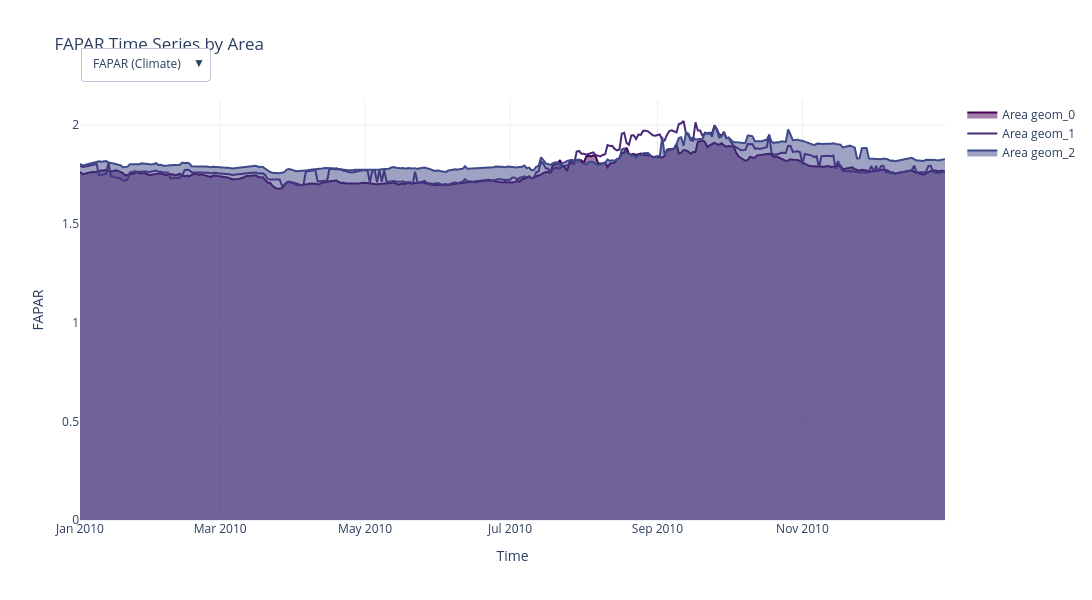

Notebook code for this chart:
### Code cell
# Interactive Plotly dashboard: FAPAR + Mobility variables by spatial unit
import plotly.graph_objects as go
import plotly.express as px
from plotly.subplots import make_subplots

# Get FAPAR time series by spatial unit
fapar_series = aggregated.FAPAR if hasattr(aggregated, 'FAPAR') else aggregated
geom_dim = [d for d in fapar_series.dims if d != 'time'][0]
time_vals = pd.to_datetime(fapar_series['time'].values)

# Create unified dataframe: geometry x time for FAPAR + mobility metrics
n_geoms = fapar_series.sizes[geom_dim]
data_dict = {'time': time_vals}

# Add FAPAR for each geometry
for i in range(n_geoms):
    data_slice = fapar_series.isel({geom_dim: i})
    y_data = data_slice.mean(dim=[d for d in data_slice.dims if d != 'time']).values
    data_dict[f'FAPAR_geom_{i}'] = y_data

# Add mobility data if available
if mobility_data:
    # Get first mobility dataset as example (can extend to all)
    first_mobility_key = list(mobility_data.keys())[0]
    mob_df = mobility_data[first_mobility_key]
    
    # Assume first column is spatial unit ID, subsequent columns are values
    for col in mob_df.columns[1:]:
        data_dict[col] = mob_df[col].values[:len(time_vals)] if len(mob_df) > 0 else [np.nan] * len(time_vals)

df_combined = pd.DataFrame(data_dict)

# Get unique variable groups
variable_groups = {
    'FAPAR': [col for col in df_combined.columns if 'FAPAR' in col],
    'Mobility': [col for col in df_combined.columns if col not in ['time'] and 'FAPAR' not in col]
}

# Create interactive figure with buttons for variable selection
fig = go.Figure()

# Add traces for all FAPAR geometries
colors_fapar = px.colors.sequential.Viridis
for i, col in enumerate(variable_groups['FAPAR']):
    fig.add_trace(
        go.Scatter(
            x=df_combined['time'],
            y=df_combined[col],
            name=col.replace('FAPAR_', 'Area '),
            mode='lines',
            line=dict(color=colors_fapar[i % len(colors_fapar)], width=2),
            fill='tozeroy' if i % 2 == 0 else None,
            visible=True if i < 3 else False,  # Show first 3 by default
        )
    )

# Add traces for mobility variables (hidden by default)
colors_mobility = px.colors.qualitative.Plotly
for j, col in enumerate(variable_groups['Mobility']):
    fig.add_trace(
        go.Scatter(
            x=df_combined['time'],
            y=df_combined[col],
            name=col,
            mode='lines',
            line=dict(color=colors_mobility[j % len(colors_mobility)], width=2),
            fill='tozeroy' if j % 2 == 0 else None,
            visible=False,
        )
    )

# Create buttons for variable group selection
buttons = []

# FAPAR button
visibility_fapar = [i < len(variable_groups['FAPAR']) for i in range(len(fig.data))]
buttons.append(
    dict(
        label='FAPAR (Climate)',
        method='update',
        args=[{'visible': visibility_fapar},
              {'title.text': 'FAPAR Time Series by Area', 'yaxis.title': 'FAPAR'}]
    )
)

# Mobility button
visibility_mobility = [i >= len(variable_groups['FAPAR']) for i in range(len(fig.data))]
buttons.append(
    dict(
        label='Mobility Data',
        method='update',
        args=[{'visible': visibility_mobility},
              {'title.text': 'Mobility Metrics by Area', 'yaxis.title': 'Mobility Value'}]
    )
)

# All data button
buttons.append(
    dict(
        label='Show All',
        method='update',
        args=[{'visible': [True] * len(fig.data)},
              {'title.text': 'FAPAR + Mobility Data', 'yaxis.title': 'Value'}]
    )
)

# Update layout
fig.update_layout(
    updatemenus=[
        dict(
            buttons=buttons,
            direction='down',
            pad={'r': 10, 't': 10},
            showactive=True,
            x=0.0,
            xanchor='left',
            y=1.15,
            yanchor='top'
        )
    ],
    title='FAPAR Time Series by Area',
    xaxis_title='Time',
    yaxis_title='FAPAR',
    hovermode='x unified',
    template='plotly_white',
    height=600,
    width=1400,
)

fig.show()

### Figure 1 — Plotly figure (JSON) as saved in the notebook; plotly's stock layout.template omitted (floating-point values rounded to 4 significant figures; data arrays with more than 128 entries replaced by an {"elided": "..."} marker saying what was removed)
{"data": [{"fill": "tozeroy", "line": {"color": "#440154", "width": 2}, "mode": "lines", "name": "Area geom_0", "type": "scatter", "visible": true, "x": {"elided": "365 str values"}, "y": {"elided": "365 float values"}}, {"line": {"color": "#482878", "width": 2}, "mode": "lines", "name": "Area geom_1", "type": "scatter", "visible": true, "x": {"elided": "365 str values"}, "y": {"elided": "365 float values"}}, {"fill": "tozeroy", "line": {"color": "#3e4989", "width": 2}, "mode": "lines", "name": "Area geom_2", "type": "scatter", "visible": true, "x": {"elided": "365 str values"}, "y": {"elided": "365 float values"}}, {"line": {"color": "#31688e", "width": 2}, "mode": "lines", "name": "Area geom_3", "type": "scatter", "visible": false, "x": {"elided": "365 str values"}, "y": {"elided": "365 float values"}}, {"fill": "tozeroy", "line": {"color": "#26828e", "width": 2}, "mode": "lines", "name": "Area geom_4", "type": "scatter", "visible": false, "x": {"elided": "365 str values"}, "y": {"elided": "365 float values"}}, {"line": {"color": "#1f9e89", "width": 2}, "mode": "lines", "name": "Area geom_5", "type": "scatter", "visible": false, "x": {"elided": "365 str values"}, "y": {"elided": "365 float values"}}, {"fill": "tozeroy", "line": {"color": "#35b779", "width": 2}, "mode": "lines", "name": "Area geom_6", "type": "scatter", "visible": false, "x": {"elided": "365 str values"}, "y": {"elided": "365 float values"}}, {"line": {"color": "#6ece58", "width": 2}, "mode": "lines", "name": "Area geom_7", "type": "scatter", "visible": false, "x": {"elided": "365 str values"}, "y": {"elided": "365 float values"}}, {"fill": "tozeroy", "line": {"color": "#b5de2b", "width": 2}, "mode": "lines", "name": "Area geom_8", "type": "scatter", "visible": false, "x": {"elided": "365 str values"}, "y": {"elided": "365 float values"}}, {"line": {"color": "#fde725", "width": 2}, "mode": "lines", "name": "Area geom_9", "type": "scatter", "visible": false, "x": {"elided": "365 str values"}, "y": {"elided": "365 float values"}}, {"fill": "tozeroy", "line": {"color": "#440154", "width": 2}, "mode": "lines", "name": "Area geom_10", "type": "scatter", "visible": false, "x": {"elided": "365 str values"}, "y": {"elided": "365 float values"}}, {"line": {"color": "#482878", "width": 2}, "mode": "lines", "name": "Area geom_11", "type": "scatter", "visible": false, "x": {"elided": "365 str values"}, "y": {"elided": "365 float values"}}, {"fill": "tozeroy", "line": {"color": "#3e4989", "width": 2}, "mode": "lines", "name": "Area geom_12", "type": "scatter", "visible": false, "x": {"elided": "365 str values"}, "y": {"elided": "365 float values"}}, {"line": {"color": "#31688e", "width": 2}, "mode": "lines", "name": "Area geom_13", "type": "scatter", "visible": false, "x": {"elided": "365 str values"}, "y": {"elided": "365 float values"}}, {"fill": "tozeroy", "line": {"color": "#26828e", "width": 2}, "mode": "lines", "name": "Area geom_14", "type": "scatter", "visible": false, "x": {"elided": "365 str values"}, "y": {"elided": "365 float values"}}, {"line": {"color": "#1f9e89", "width": 2}, "mode": "lines", "name": "Area geom_15", "type": "scatter", "visible": false, "x": {"elided": "365 str values"}, "y": {"elided": "365 float values"}}, {"fill": "tozeroy", "line": {"color": "#35b779", "width": 2}, "mode": "lines", "name": "Area geom_16", "type": "scatter", "visible": false, "x": {"elided": "365 str values"}, "y": {"elided": "365 float values"}}, {"line": {"color": "#6ece58", "width": 2}, "mode": "lines", "name": "Area geom_17", "type": "scatter", "visible": false, "x": {"elided": "365 str values"}, "y": {"elided": "365 float values"}}, {"fill": "tozeroy", "line": {"color": "#b5de2b", "width": 2}, "mode": "lines", "name": "Area geom_18", "type": "scatter", "visible": false, "x": {"elided": "365 str values"}, "y": {"elided": "365 float values"}}, {"line": {"color": "#fde725", "width": 2}, "mode": "lines", "name": "Area geom_19", "type": "scatter", "visible": false, "x": {"elided": "365 str values"}, "y": {"elided": "365 float values"}}, {"fill": "tozeroy", "line": {"color": "#440154", "width": 2}, "mode": "lines", "name": "Area geom_20", "type": "scatter", "visible": false, "x": {"elided": "365 str values"}, "y": {"elided": "365 float values"}}, {"line": {"color": "#482878", "width": 2}, "mode": "lines", "name": "Area geom_21", "type": "scatter", "visible": false, "x": {"elided": "365 str values"}, "y": {"elided": "365 float values"}}, {"fill": "tozeroy", "line": {"color": "#3e4989", "width": 2}, "mode": "lines", "name": "Area geom_22", "type": "scatter", "visible": false, "x": {"elided": "365 str values"}, "y": {"elided": "365 float values"}}, {"line": {"color": "#31688e", "width": 2}, "mode": "lines", "name": "Area geom_23", "type": "scatter", "visible": false, "x": {"elided": "365 str values"}, "y": {"elided": "365 float values"}}, {"fill": "tozeroy", "line": {"color": "#26828e", "width": 2}, "mode": "lines", "name": "Area geom_24", "type": "scatter", "visible": false, "x": {"elided": "365 str values"}, "y": {"elided": "365 float values"}}, {"line": {"color": "#1f9e89", "width": 2}, "mode": "lines", "name": "Area geom_25", "type": "scatter", "visible": false, "x": {"elided": "365 str values"}, "y": {"elided": "365 float values"}}, {"fill": "tozeroy", "line": {"color": "#35b779", "width": 2}, "mode": "lines", "name": "Area geom_26", "type": "scatter", "visible": false, "x": {"elided": "365 str values"}, "y": {"elided": "365 float values"}}, {"line": {"color": "#6ece58", "width": 2}, "mode": "lines", "name": "Area geom_27", "type": "scatter", "visible": false, "x": {"elided": "365 str values"}, "y": {"elided": "365 float values"}}, {"fill": "tozeroy", "line": {"color": "#b5de2b", "width": 2}, "mode": "lines", "name": "Area geom_28", "type": "scatter", "visible": false, "x": {"elided": "365 str values"}, "y": {"elided": "365 float values"}}, {"line": {"color": "#fde725", "width": 2}, "mode": "lines", "name": "Area geom_29", "type": "scatter", "visible": false, "x": {"elided": "365 str values"}, "y": {"elided": "365 float values"}}, {"fill": "tozeroy", "line": {"color": "#440154", "width": 2}, "mode": "lines", "name": "Area geom_30", "type": "scatter", "visible": false, "x": {"elided": "365 str values"}, "y": {"elided": "365 float values"}}, {"line": {"color": "#482878", "width": 2}, "mode": "lines", "name": "Area geom_31", "type": "scatter", "visible": false, "x": {"elided": "365 str values"}, "y": {"elided": "365 float values"}}, {"fill": "tozeroy", "line": {"color": "#3e4989", "width": 2}, "mode": "lines", "name": "Area geom_32", "type": "scatter", "visible": false, "x": {"elided": "365 str values"}, "y": {"elided": "365 float values"}}, {"line": {"color": "#31688e", "width": 2}, "mode": "lines", "name": "Area geom_33", "type": "scatter", "visible": false, "x": {"elided": "365 str values"}, "y": {"elided": "365 float values"}}, {"fill": "tozeroy", "line": {"color": "#26828e", "width": 2}, "mode": "lines", "name": "Area geom_34", "type": "scatter", "visible": false, "x": {"elided": "365 str values"}, "y": {"elided": "365 float values"}}, {"line": {"color": "#1f9e89", "width": 2}, "mode": "lines", "name": "Area geom_35", "type": "scatter", "visible": false, "x": {"elided": "365 str values"}, "y": {"elided": "365 float values"}}, {"fill": "tozeroy", "line": {"color": "#35b779", "width": 2}, "mode": "lines", "name": "Area geom_36", "type": "scatter", "visible": false, "x": {"elided": "365 str values"}, "y": {"elided": "365 float values"}}, {"line": {"color": "#6ece58", "width": 2}, "mode": "lines", "name": "Area geom_37", "type": "scatter", "visible": false, "x": {"elided": "365 str values"}, "y": {"elided": "365 float values"}}, {"fill": "tozeroy", "line": {"color": "#b5de2b", "width": 2}, "mode": "lines", "name": "Area geom_38", "type": "scatter", "visible": false, "x": {"elided": "365 str values"}, "y": {"elided": "365 float values"}}, {"line": {"color": "#fde725", "width": 2}, "mode": "lines", "name": "Area geom_39", "type": "scatter", "visible": false, "x": {"elided": "365 str values"}, "y": {"elided": "365 float values"}}, {"fill": "tozeroy", "line": {"color": "#440154", "width": 2}, "mode": "lines", "name": "Area geom_40", "type": "scatter", "visible": false, "x": {"elided": "365 str values"}, "y": {"elided": "365 float values"}}, {"line": {"color": "#482878", "width": 2}, "mode": "lines", "name": "Area geom_41", "type": "scatter", "visible": false, "x": {"elided": "365 str values"}, "y": {"elided": "365 float values"}}, {"fill": "tozeroy", "line": {"color": "#3e4989", "width": 2}, "mode": "lines", "name": "Area geom_42", "type": "scatter", "visible": false, "x": {"elided": "365 str values"}, "y": {"elided": "365 float values"}}, {"line": {"color": "#31688e", "width": 2}, "mode": "lines", "name": "Area geom_43", "type": "scatter", "visible": false, "x": {"elided": "365 str values"}, "y": {"elided": "365 float values"}}, {"fill": "tozeroy", "line": {"color": "#26828e", "width": 2}, "mode": "lines", "name": "Area geom_44", "type": "scatter", "visible": false, "x": {"elided": "365 str values"}, "y": {"elided": "365 float values"}}, {"line": {"color": "#1f9e89", "width": 2}, "mode": "lines", "name": "Area geom_45", "type": "scatter", "visible": false, "x": {"elided": "365 str values"}, "y": {"elided": "365 float values"}}, {"fill": "tozeroy", "line": {"color": "#35b779", "width": 2}, "mode": "lines", "name": "Area geom_46", "type": "scatter", "visible": false, "x": {"elided": "365 str values"}, "y": {"elided": "365 float values"}}, {"line": {"color": "#6ece58", "width": 2}, "mode": "lines", "name": "Area geom_47", "type": "scatter", "visible": false, "x": {"elided": "365 str values"}, "y": {"elided": "365 float values"}}, {"fill": "tozeroy", "line": {"color": "#b5de2b", "width": 2}, "mode": "lines", "name": "Area geom_48", "type": "scatter", "visible": false, "x": {"elided": "365 str values"}, "y": {"elided": "365 float values"}}, {"line": {"color": "#fde725", "width": 2}, "mode": "lines", "name": "Area geom_49", "type": "scatter", "visible": false, "x": {"elided": "365 str values"}, "y": {"elided": "365 float values"}}, {"fill": "tozeroy", "line": {"color": "#440154", "width": 2}, "mode": "lines", "name": "Area geom_50", "type": "scatter", "visible": false, "x": {"elided": "365 str values"}, "y": {"elided": "365 float values"}}, {"line": {"color": "#482878", "width": 2}, "mode": "lines", "name": "Area geom_51", "type": "scatter", "visible": false, "x": {"elided": "365 str values"}, "y": {"elided": "365 float values"}}, {"fill": "tozeroy", "line": {"color": "#3e4989", "width": 2}, "mode": "lines", "name": "Area geom_52", "type": "scatter", "visible": false, "x": {"elided": "365 str values"}, "y": {"elided": "365 float values"}}, {"line": {"color": "#31688e", "width": 2}, "mode": "lines", "name": "Area geom_53", "type": "scatter", "visible": false, "x": {"elided": "365 str values"}, "y": {"elided": "365 float values"}}, {"fill": "tozeroy", "line": {"color": "#26828e", "width": 2}, "mode": "lines", "name": "Area geom_54", "type": "scatter", "visible": false, "x": {"elided": "365 str values"}, "y": {"elided": "365 float values"}}, {"line": {"color": "#1f9e89", "width": 2}, "mode": "lines", "name": "Area geom_55", "type": "scatter", "visible": false, "x": {"elided": "365 str values"}, "y": {"elided": "365 float values"}}, {"fill": "tozeroy", "line": {"color": "#35b779", "width": 2}, "mode": "lines", "name": "Area geom_56", "type": "scatter", "visible": false, "x": {"elided": "365 str values"}, "y": {"elided": "365 float values"}}, {"line": {"color": "#6ece58", "width": 2}, "mode": "lines", "name": "Area geom_57", "type": "scatter", "visible": false, "x": {"elided": "365 str values"}, "y": {"elided": "365 float values"}}, {"fill": "tozeroy", "line": {"color": "#b5de2b", "width": 2}, "mode": "lines", "name": "Area geom_58", "type": "scatter", "visible": false, "x": {"elided": "365 str values"}, "y": {"elided": "365 float values"}}, {"line": {"color": "#fde725", "width": 2}, "mode": "lines", "name": "Area geom_59", "type": "scatter", "visible": false, "x": {"elided": "365 str values"}, "y": {"elided": "365 float values"}}, {"fill": "tozeroy", "line": {"color": "#440154", "width": 2}, "mode": "lines", "name": "Area geom_60", "type": "scatter", "visible": false, "x": {"elided": "365 str values"}, "y": {"elided": "365 float values"}}, {"line": {"color": "#482878", "width": 2}, "mode": "lines", "name": "Area geom_61", "type": "scatter", "visible": false, "x": {"elided": "365 str values"}, "y": {"elided": "365 float values"}}, {"fill": "tozeroy", "line": {"color": "#3e4989", "width": 2}, "mode": "lines", "name": "Area geom_62", "type": "scatter", "visible": false, "x": {"elided": "365 str values"}, "y": {"elided": "365 float values"}}, {"line": {"color": "#31688e", "width": 2}, "mode": "lines", "name": "Area geom_63", "type": "scatter", "visible": false, "x": {"elided": "365 str values"}, "y": {"elided": "365 float values"}}, {"fill": "tozeroy", "line": {"color": "#26828e", "width": 2}, "mode": "lines", "name": "Area geom_64", "type": "scatter", "visible": false, "x": {"elided": "365 str values"}, "y": {"elided": "365 float values"}}, {"line": {"color": "#1f9e89", "width": 2}, "mode": "lines", "name": "Area geom_65", "type": "scatter", "visible": false, "x": {"elided": "365 str values"}, "y": {"elided": "365 float values"}}, {"fill": "tozeroy", "line": {"color": "#35b779", "width": 2}, "mode": "lines", "name": "Area geom_66", "type": "scatter", "visible": false, "x": {"elided": "365 str values"}, "y": {"elided": "365 float values"}}, {"line": {"color": "#6ece58", "width": 2}, "mode": "lines", "name": "Area geom_67", "type": "scatter", "visible": false, "x": {"elided": "365 str values"}, "y": {"elided": "365 float values"}}, {"fill": "tozeroy", "line": {"color": "#b5de2b", "width": 2}, "mode": "lines", "name": "Area geom_68", "type": "scatter", "visible": false, "x": {"elided": "365 str values"}, "y": {"elided": "365 float values"}}, {"line": {"color": "#fde725", "width": 2}, "mode": "lines", "name": "Area geom_69", "type": "scatter", "visible": false, "x": {"elided": "365 str values"}, "y": {"elided": "365 float values"}}, {"fill": "tozeroy", "line": {"color": "#440154", "width": 2}, "mode": "lines", "name": "Area geom_70", "type": "scatter", "visible": false, "x": {"elided": "365 str values"}, "y": {"elided": "365 float values"}}, {"line": {"color": "#482878", "width": 2}, "mode": "lines", "name": "Area geom_71", "type": "scatter", "visible": false, "x": {"elided": "365 str values"}, "y": {"elided": "365 float values"}}, {"fill": "tozeroy", "line": {"color": "#3e4989", "width": 2}, "mode": "lines", "name": "Area geom_72", "type": "scatter", "visible": false, "x": {"elided": "365 str values"}, "y": {"elided": "365 float values"}}, {"line": {"color": "#31688e", "width": 2}, "mode": "lines", "name": "Area geom_73", "type": "scatter", "visible": false, "x": {"elided": "365 str values"}, "y": {"elided": "365 float values"}}, {"fill": "tozeroy", "line": {"color": "#26828e", "width": 2}, "mode": "lines", "name": "Area geom_74", "type": "scatter", "visible": false, "x": {"elided": "365 str values"}, "y": {"elided": "365 float values"}}, {"line": {"color": "#1f9e89", "width": 2}, "mode": "lines", "name": "Area geom_75", "type": "scatter", "visible": false, "x": {"elided": "365 str values"}, "y": {"elided": "365 float values"}}, {"fill": "tozeroy", "line": {"color": "#35b779", "width": 2}, "mode": "lines", "name": "Area geom_76", "type": "scatter", "visible": false, "x": {"elided": "365 str values"}, "y": {"elided": "365 float values"}}, {"line": {"color": "#6ece58", "width": 2}, "mode": "lines", "name": "Area geom_77", "type": "scatter", "visible": false, "x": {"elided": "365 str values"}, "y": {"elided": "365 float values"}}, {"fill": "tozeroy", "line": {"color": "#b5de2b", "width": 2}, "mode": "lines", "name": "Area geom_78", "type": "scatter", "visible": false, "x": {"elided": "365 str values"}, "y": {"elided": "365 float values"}}, {"line": {"color": "#fde725", "width": 2}, "mode": "lines", "name": "Area geom_79", "type": "scatter", "visible": false, "x": {"elided": "365 str values"}, "y": {"elided": "365 float values"}}, {"fill": "tozeroy", "line": {"color": "#440154", "width": 2}, "mode": "lines", "name": "Area geom_80", "type": "scatter", "visible": false, "x": {"elided": "365 str values"}, "y": {"elided": "365 float values"}}, {"line": {"color": "#482878", "width": 2}, "mode": "lines", "name": "Area geom_81", "type": "scatter", "visible": false, "x": {"elided": "365 str values"}, "y": {"elided": "365 float values"}}, {"fill": "tozeroy", "line": {"color": "#3e4989", "width": 2}, "mode": "lines", "name": "Area geom_82", "type": "scatter", "visible": false, "x": {"elided": "365 str values"}, "y": {"elided": "365 float values"}}, {"line": {"color": "#31688e", "width": 2}, "mode": "lines", "name": "Area geom_83", "type": "scatter", "visible": false, "x": {"elided": "365 str values"}, "y": {"elided": "365 float values"}}, {"fill": "tozeroy", "line": {"color": "#26828e", "width": 2}, "mode": "lines", "name": "Area geom_84", "type": "scatter", "visible": false, "x": {"elided": "365 str values"}, "y": {"elided": "365 float values"}}, {"line": {"color": "#1f9e89", "width": 2}, "mode": "lines", "name": "Area geom_85", "type": "scatter", "visible": false, "x": {"elided": "365 str values"}, "y": {"elided": "365 float values"}}, {"fill": "tozeroy", "line": {"color": "#35b779", "width": 2}, "mode": "lines", "name": "Area geom_86", "type": "scatter", "visible": false, "x": {"elided": "365 str values"}, "y": {"elided": "365 float values"}}, {"line": {"color": "#6ece58", "width": 2}, "mode": "lines", "name": "Area geom_87", "type": "scatter", "visible": false, "x": {"elided": "365 str values"}, "y": {"elided": "365 float values"}}, {"fill": "tozeroy", "line": {"color": "#b5de2b", "width": 2}, "mode": "lines", "name": "Area geom_88", "type": "scatter", "visible": false, "x": {"elided": "365 str values"}, "y": {"elided": "365 float values"}}, {"line": {"color": "#fde725", "width": 2}, "mode": "lines", "name": "Area geom_89", "type": "scatter", "visible": false, "x": {"elided": "365 str values"}, "y": {"elided": "365 float values"}}, {"fill": "tozeroy", "line": {"color": "#440154", "width": 2}, "mode": "lines", "name": "Area geom_90", "type": "scatter", "visible": false, "x": {"elided": "365 str values"}, "y": {"elided": "365 float values"}}, {"line": {"color": "#482878", "width": 2}, "mode": "lines", "name": "Area geom_91", "type": "scatter", "visible": false, "x": {"elided": "365 str values"}, "y": {"elided": "365 float values"}}, {"fill": "tozeroy", "line": {"color": "#3e4989", "width": 2}, "mode": "lines", "name": "Area geom_92", "type": "scatter", "visible": false, "x": {"elided": "365 str values"}, "y": {"elided": "365 float values"}}, {"line": {"color": "#31688e", "width": 2}, "mode": "lines", "name": "Area geom_93", "type": "scatter", "visible": false, "x": {"elided": "365 str values"}, "y": {"elided": "365 float values"}}, {"fill": "tozeroy", "line": {"color": "#26828e", "width": 2}, "mode": "lines", "name": "Area geom_94", "type": "scatter", "visible": false, "x": {"elided": "365 str values"}, "y": {"elided": "365 float values"}}, {"line": {"color": "#1f9e89", "width": 2}, "mode": "lines", "name": "Area geom_95", "type": "scatter", "visible": false, "x": {"elided": "365 str values"}, "y": {"elided": "365 float values"}}, {"fill": "tozeroy", "line": {"color": "#35b779", "width": 2}, "mode": "lines", "name": "Area geom_96", "type": "scatter", "visible": false, "x": {"elided": "365 str values"}, "y": {"elided": "365 float values"}}, {"line": {"color": "#6ece58", "width": 2}, "mode": "lines", "name": "Area geom_97", "type": "scatter", "visible": false, "x": {"elided": "365 str values"}, "y": {"elided": "365 float values"}}, {"fill": "tozeroy", "line": {"color": "#b5de2b", "width": 2}, "mode": "lines", "name": "Area geom_98", "type": "scatter", "visible": false, "x": {"elided": "365 str values"}, "y": {"elided": "365 float values"}}, {"line": {"color": "#fde725", "width": 2}, "mode": "lines", "name": "Area geom_99", "type": "scatter", "visible": false, "x": {"elided": "365 str values"}, "y": {"elided": "365 float values"}}, {"fill": "tozeroy", "line": {"color": "#440154", "width": 2}, "mode": "lines", "name": "Area geom_100", "type": "scatter", "visible": false, "x": {"elided": "365 str values"}, "y": {"elided": "365 float values"}}, {"line": {"color": "#482878", "width": 2}, "mode": "lines", "name": "Area geom_101", "type": "scatter", "visible": false, "x": {"elided": "365 str values"}, "y": {"elided": "365 float values"}}, {"fill": "tozeroy", "line": {"color": "#3e4989", "width": 2}, "mode": "lines", "name": "Area geom_102", "type": "scatter", "visible": false, "x": {"elided": "365 str values"}, "y": {"elided": "365 float values"}}, {"line": {"color": "#31688e", "width": 2}, "mode": "lines", "name": "Area geom_103", "type": "scatter", "visible": false, "x": {"elided": "365 str values"}, "y": {"elided": "365 float values"}}, {"fill": "tozeroy", "line": {"color": "#26828e", "width": 2}, "mode": "lines", "name": "Area geom_104", "type": "scatter", "visible": false, "x": {"elided": "365 str values"}, "y": {"elided": "365 float values"}}, {"line": {"color": "#1f9e89", "width": 2}, "mode": "lines", "name": "Area geom_105", "type": "scatter", "visible": false, "x": {"elided": "365 str values"}, "y": {"elided": "365 float values"}}, {"fill": "tozeroy", "line": {"color": "#35b779", "width": 2}, "mode": "lines", "name": "Area geom_106", "type": "scatter", "visible": false, "x": {"elided": "365 str values"}, "y": {"elided": "365 float values"}}, {"line": {"color": "#6ece58", "width": 2}, "mode": "lines", "name": "Area geom_107", "type": "scatter", "visible": false, "x": {"elided": "365 str values"}, "y": {"elided": "365 float values"}}, {"fill": "tozeroy", "line": {"color": "#b5de2b", "width": 2}, "mode": "lines", "name": "Area geom_108", "type": "scatter", "visible": false, "x": {"elided": "365 str values"}, "y": {"elided": "365 float values"}}, {"line": {"color": "#fde725", "width": 2}, "mode": "lines", "name": "Area geom_109", "type": "scatter", "visible": false, "x": {"elided": "365 str values"}, "y": {"elided": "365 float values"}}, {"fill": "tozeroy", "line": {"color": "#440154", "width": 2}, "mode": "lines", "name": "Area geom_110", "type": "scatter", "visible": false, "x": {"elided": "365 str values"}, "y": {"elided": "365 float values"}}, {"line": {"color": "#482878", "width": 2}, "mode": "lines", "name": "Area geom_111", "type": "scatter", "visible": false, "x": {"elided": "365 str values"}, "y": {"elided": "365 float values"}}, {"fill": "tozeroy", "line": {"color": "#3e4989", "width": 2}, "mode": "lines", "name": "Area geom_112", "type": "scatter", "visible": false, "x": {"elided": "365 str values"}, "y": {"elided": "365 float values"}}, {"line": {"color": "#31688e", "width": 2}, "mode": "lines", "name": "Area geom_113", "type": "scatter", "visible": false, "x": {"elided": "365 str values"}, "y": {"elided": "365 float values"}}, {"fill": "tozeroy", "line": {"color": "#26828e", "width": 2}, "mode": "lines", "name": "Area geom_114", "type": "scatter", "visible": false, "x": {"elided": "365 str values"}, "y": {"elided": "365 float values"}}, {"line": {"color": "#1f9e89", "width": 2}, "mode": "lines", "name": "Area geom_115", "type": "scatter", "visible": false, "x": {"elided": "365 str values"}, "y": {"elided": "365 float values"}}, {"fill": "tozeroy", "line": {"color": "#35b779", "width": 2}, "mode": "lines", "name": "Area geom_116", "type": "scatter", "visible": false, "x": {"elided": "365 str values"}, "y": {"elided": "365 float values"}}, {"line": {"color": "#6ece58", "width": 2}, "mode": "lines", "name": "Area geom_117", "type": "scatter", "visible": false, "x": {"elided": "365 str values"}, "y": {"elided": "365 float values"}}, {"fill": "tozeroy", "line": {"color": "#b5de2b", "width": 2}, "mode": "lines", "name": "Area geom_118", "type": "scatter", "visible": false, "x": {"elided": "365 str values"}, "y": {"elided": "365 float values"}}, {"line": {"color": "#fde725", "width": 2}, "mode": "lines", "name": "Area geom_119", "type": "scatter", "visible": false, "x": {"elided": "365 str values"}, "y": {"elided": "365 float values"}}, {"fill": "tozeroy", "line": {"color": "#440154", "width": 2}, "mode": "lines", "name": "Area geom_120", "type": "scatter", "visible": false, "x": {"elided": "365 str values"}, "y": {"elided": "365 float values"}}, {"line": {"color": "#482878", "width": 2}, "mode": "lines", "name": "Area geom_121", "type": "scatter", "visible": false, "x": {"elided": "365 str values"}, "y": {"elided": "365 float values"}}, {"fill": "tozeroy", "line": {"color": "#3e4989", "width": 2}, "mode": "lines", "name": "Area geom_122", "type": "scatter", "visible": false, "x": {"elided": "365 str values"}, "y": {"elided": "365 float values"}}, {"line": {"color": "#31688e", "width": 2}, "mode": "lines", "name": "Area geom_123", "type": "scatter", "visible": false, "x": {"elided": "365 str values"}, "y": {"elided": "365 float values"}}, {"fill": "tozeroy", "line": {"color": "#26828e", "width": 2}, "mode": "lines", "name": "Area geom_124", "type": "scatter", "visible": false, "x": {"elided": "365 str values"}, "y": {"elided": "365 float values"}}, {"line": {"color": "#1f9e89", "width": 2}, "mode": "lines", "name": "Area geom_125", "type": "scatter", "visible": false, "x": {"elided": "365 str values"}, "y": {"elided": "365 float values"}}, {"fill": "tozeroy", "line": {"color": "#35b779", "width": 2}, "mode": "lines", "name": "Area geom_126", "type": "scatter", "visible": false, "x": {"elided": "365 str values"}, "y": {"elided": "365 float values"}}, {"line": {"color": "#6ece58", "width": 2}, "mode": "lines", "name": "Area geom_127", "type": "scatter", "visible": false, "x": {"elided": "365 str values"}, "y": {"elided": "365 float values"}}, {"fill": "tozeroy", "line": {"color": "#b5de2b", "width": 2}, "mode": "lines", "name": "Area geom_128", "type": "scatter", "visible": false, "x": {"elided": "365 str values"}, "y": {"elided": "365 float values"}}, {"line": {"color": "#fde725", "width": 2}, "mode": "lines", "name": "Area geom_129", "type": "scatter", "visible": false, "x": {"elided": "365 str values"}, "y": {"elided": "365 float values"}}, {"fill": "tozeroy", "line": {"color": "#440154", "width": 2}, "mode": "lines", "name": "Area geom_130", "type": "scatter", "visible": false, "x": {"elided": "365 str values"}, "y": {"elided": "365 float values"}}, {"line": {"color": "#482878", "width": 2}, "mode": "lines", "name": "Area geom_131", "type": "scatter", "visible": false, "x": {"elided": "365 str values"}, "y": {"elided": "365 float values"}}, {"fill": "tozeroy", "line": {"color": "#3e4989", "width": 2}, "mode": "lines", "name": "Area geom_132", "type": "scatter", "visible": false, "x": {"elided": "365 str values"}, "y": {"elided": "365 float values"}}, {"line": {"color": "#31688e", "width": 2}, "mode": "lines", "name": "Area geom_133", "type": "scatter", "visible": false, "x": {"elided": "365 str values"}, "y": {"elided": "365 float values"}}, {"fill": "tozeroy", "line": {"color": "#26828e", "width": 2}, "mode": "lines", "name": "Area geom_134", "type": "scatter", "visible": false, "x": {"elided": "365 str values"}, "y": {"elided": "365 float values"}}, {"line": {"color": "#1f9e89", "width": 2}, "mode": "lines", "name": "Area geom_135", "type": "scatter", "visible": false, "x": {"elided": "365 str values"}, "y": {"elided": "365 float values"}}, {"fill": "tozeroy", "line": {"color": "#35b779", "width": 2}, "mode": "lines", "name": "Area geom_136", "type": "scatter", "visible": false, "x": {"elided": "365 str values"}, "y": {"elided": "365 float values"}}, {"line": {"color": "#6ece58", "width": 2}, "mode": "lines", "name": "Area geom_137", "type": "scatter", "visible": false, "x": {"elided": "365 str values"}, "y": {"elided": "365 float values"}}, {"fill": "tozeroy", "line": {"color": "#b5de2b", "width": 2}, "mode": "lines", "name": "Area geom_138", "type": "scatter", "visible": false, "x": {"elided": "365 str values"}, "y": {"elided": "365 float values"}}, {"line": {"color": "#fde725", "width": 2}, "mode": "lines", "name": "Area geom_139", "type": "scatter", "visible": false, "x": {"elided": "365 str values"}, "y": {"elided": "365 float values"}}, {"fill": "tozeroy", "line": {"color": "#440154", "width": 2}, "mode": "lines", "name": "Area geom_140", "type": "scatter", "visible": false, "x": {"elided": "365 str values"}, "y": {"elided": "365 float values"}}, {"line": {"color": "#482878", "width": 2}, "mode": "lines", "name": "Area geom_141", "type": "scatter", "visible": false, "x": {"elided": "365 str values"}, "y": {"elided": "365 float values"}}, {"fill": "tozeroy", "line": {"color": "#3e4989", "width": 2}, "mode": "lines", "name": "Area geom_142", "type": "scatter", "visible": false, "x": {"elided": "365 str values"}, "y": {"elided": "365 float values"}}, {"line": {"color": "#31688e", "width": 2}, "mode": "lines", "name": "Area geom_143", "type": "scatter", "visible": false, "x": {"elided": "365 str values"}, "y": {"elided": "365 float values"}}, {"fill": "tozeroy", "line": {"color": "#26828e", "width": 2}, "mode": "lines", "name": "Area geom_144", "type": "scatter", "visible": false, "x": {"elided": "365 str values"}, "y": {"elided": "365 float values"}}, {"line": {"color": "#1f9e89", "width": 2}, "mode": "lines", "name": "Area geom_145", "type": "scatter", "visible": false, "x": {"elided": "365 str values"}, "y": {"elided": "365 float values"}}, {"fill": "tozeroy", "line": {"color": "#35b779", "width": 2}, "mode": "lines", "name": "Area geom_146", "type": "scatter", "visible": false, "x": {"elided": "365 str values"}, "y": {"elided": "365 float values"}}, {"line": {"color": "#6ece58", "width": 2}, "mode": "lines", "name": "Area geom_147", "type": "scatter", "visible": false, "x": {"elided": "365 str values"}, "y": {"elided": "365 float values"}}, {"fill": "tozeroy", "line": {"color": "#b5de2b", "width": 2}, "mode": "lines", "name": "Area geom_148", "type": "scatter", "visible": false, "x": {"elided": "365 str values"}, "y": {"elided": "365 float values"}}, {"line": {"color": "#fde725", "width": 2}, "mode": "lines", "name": "Area geom_149", "type": "scatter", "visible": false, "x": {"elided": "365 str values"}, "y": {"elided": "365 float values"}}, {"fill": "tozeroy", "line": {"color": "#440154", "width": 2}, "mode": "lines", "name": "Area geom_150", "type": "scatter", "visible": false, "x": {"elided": "365 str values"}, "y": {"elided": "365 float values"}}, {"fill": "tozeroy", "line": {"color": "#636EFA", "width": 2}, "mode": "lines", "name": "destination", "type": "scatter", "visible": false, "x": {"elided": "365 str values"}, "y": {"elided": "365 str values"}}, {"line": {"color": "#EF553B", "width": 2}, "mode": "lines", "name": "HalfMonthIndex", "type": "scatter", "visible": false, "x": {"elided": "365 str values"}, "y": {"elided": "365 int values"}}, {"fill": "tozeroy", "line": {"color": "#00CC96", "width": 2}, "mode": "lines", "name": "N_depart", "type": "scatter", "visible": false, "x": {"elided": "365 str values"}, "y": {"elided": "365 int values"}}, {"line": {"color": "#AB63FA", "width": 2}, "mode": "lines", "name": "N_return", "type": "scatter", "visible": false, "x": {"elided": "365 str values"}, "y": {"elided": "365 int values"}}, {"fill": "tozeroy", "line": {"color": "#FFA15A", "width": 2}, "mode": "lines", "name": "rate_depart", "type": "scatter", "visible": false, "x": {"elided": "365 str values"}, "y": {"elided": "365 float values"}}, {"line": {"color": "#19D3F3", "width": 2}, "mode": "lines", "name": "rate_return", "type": "scatter", "visible": false, "x": {"elided": "365 str values"}, "y": {"elided": "365 float values"}}, {"fill": "tozeroy", "line": {"color": "#FF6692", "width": 2}, "mode": "lines", "name": "N_users_observed_depart", "type": "scatter", "visible": false, "x": {"elided": "365 str values"}, "y": {"elided": "365 int values"}}, {"line": {"color": "#B6E880", "width": 2}, "mode": "lines", "name": "N_users_observed_return", "type": "scatter", "visible": false, "x": {"elided": "365 str values"}, "y": {"elided": "365 int values"}}, {"fill": "tozeroy", "line": {"color": "#FF97FF", "width": 2}, "mode": "lines", "name": "N_migrants", "type": "scatter", "visible": false, "x": {"elided": "365 str values"}, "y": {"elided": "365 int values"}}, {"line": {"color": "#FECB52", "width": 2}, "mode": "lines", "name": "rate_migrants", "type": "scatter", "visible": false, "x": {"elided": "365 str values"}, "y": {"elided": "365 float values"}}, {"fill": "tozeroy", "line": {"color": "#636EFA", "width": 2}, "mode": "lines", "name": "N_users_observed_stock", "type": "scatter", "visible": false, "x": {"elided": "365 str values"}, "y": {"elided": "365 int values"}}], "layout": {"height": 600, "hovermode": "x unified", "title": {"text": "FAPAR Time Series by Area"}, "updatemenus": [{"buttons": [{"args": [{"visible": {"elided": "162 bool values"}}, {"title.text": "FAPAR Time Series by Area", "yaxis.title": "FAPAR"}], "label": "FAPAR (Climate)", "method": "update"}, {"args": [{"visible": {"elided": "162 bool values"}}, {"title.text": "Mobility Metrics by Area", "yaxis.title": "Mobility Value"}], "label": "Mobility Data", "method": "update"}, {"args": [{"visible": {"elided": "162 bool values"}}, {"title.text": "FAPAR + Mobility Data", "yaxis.title": "Value"}], "label": "Show All", "method": "update"}], "direction": "down", "pad": {"r": 10, "t": 10}, "showactive": true, "x": 0, "xanchor": "left", "y": 1.15, "yanchor": "top"}], "width": 1400, "xaxis": {"title": {"text": "Time"}}, "yaxis": {"title": {"text": "FAPAR"}}}}
